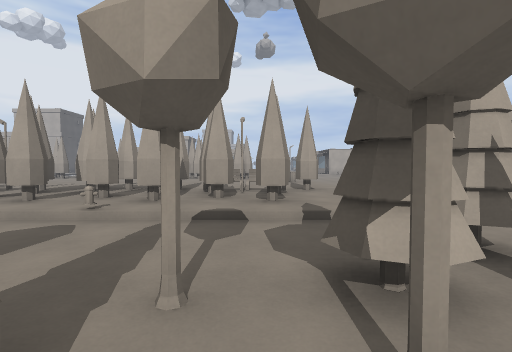
[1] (above)

24 first-person views from a walk through a level from a Godot 3-D game. The camera is 1.5 m above the floor, tilts 2° down and sees 85° across. The floor is counted in squares, 2 m on a side. Each view is taken from the middle of a square. On the plan, view 1 faces up. The plan holds only what a view shows up to about 10 squares ahead; the rest is blank. The place goes on beyond the plan. Surface patterns are stand-ins for the level's own textures.

[2]
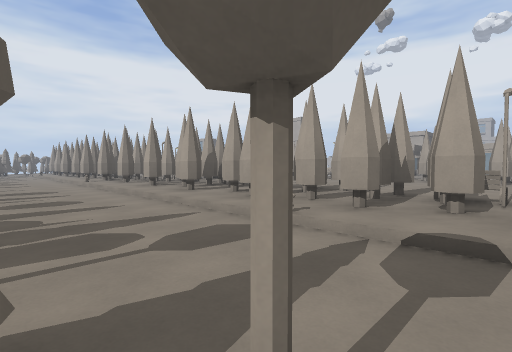

[3]
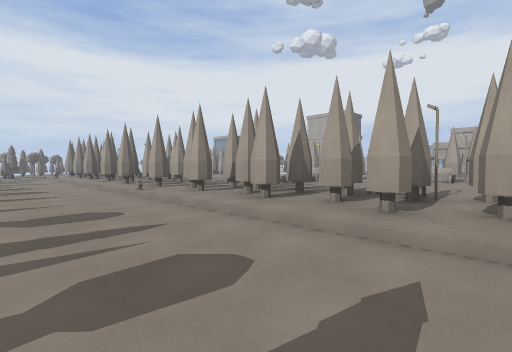

[4]
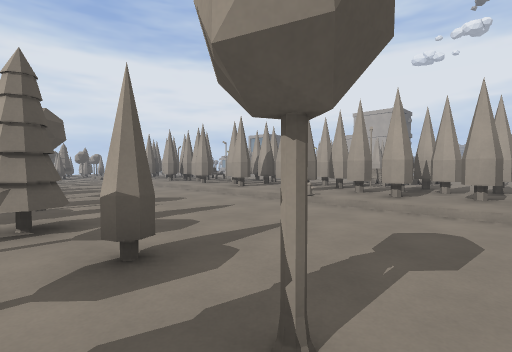

[5]
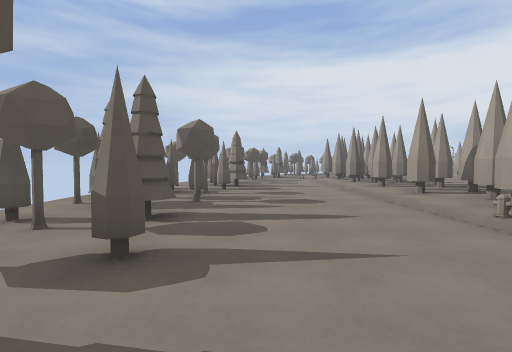

[6]
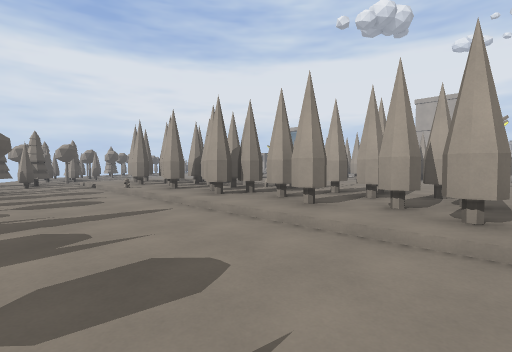

[7]
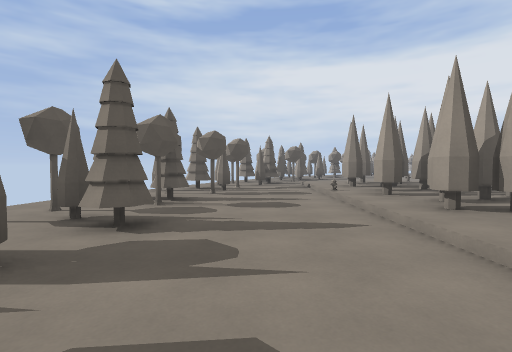

[8]
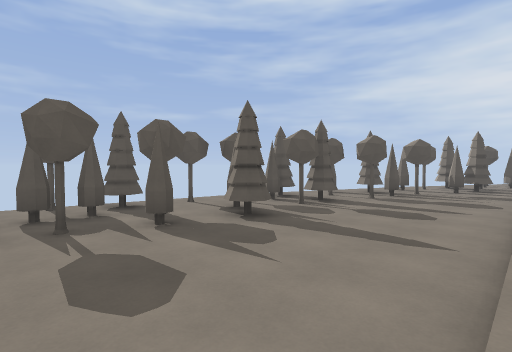

[9]
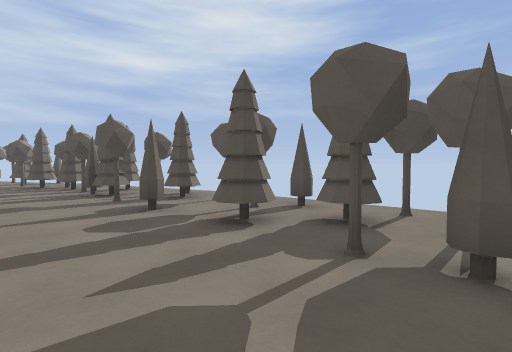

[10]
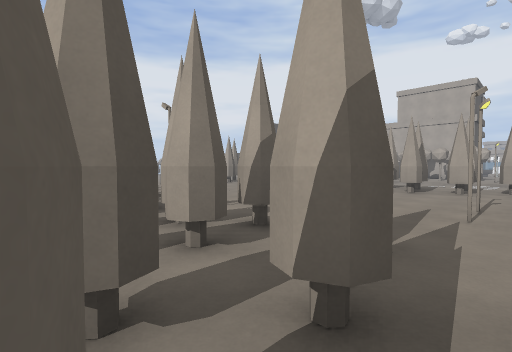

[11]
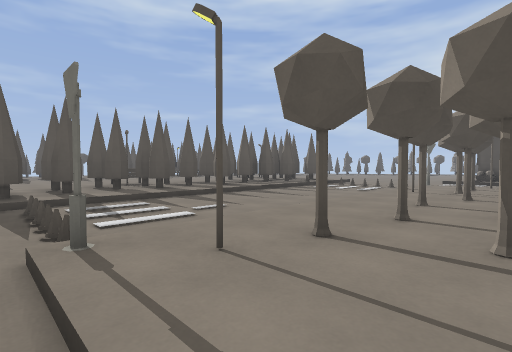

[12]
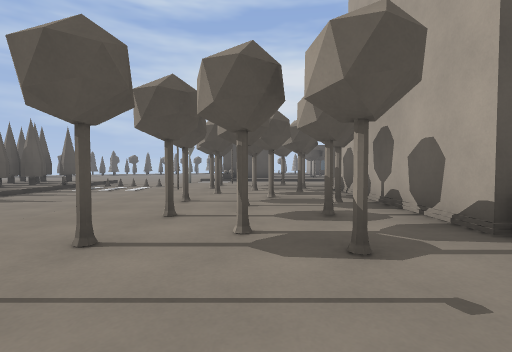

[13]
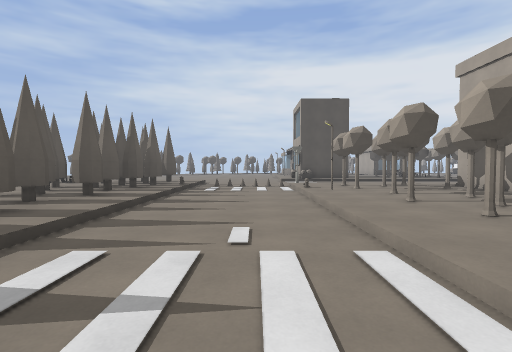

[14]
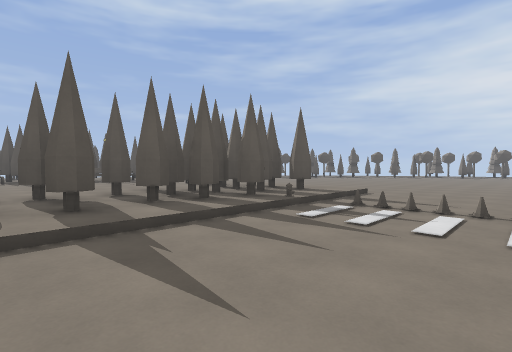

[15]
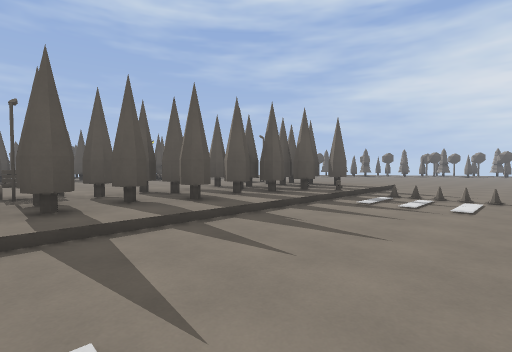

[16]
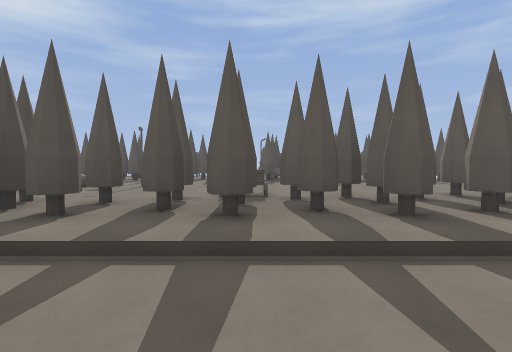

[17]
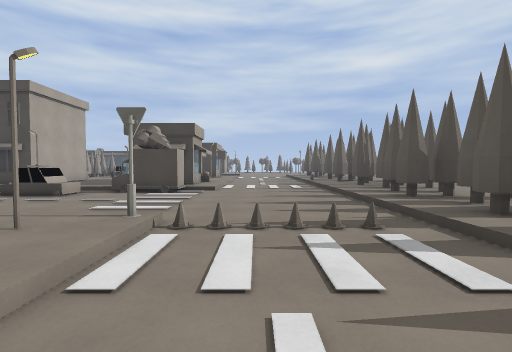

[18]
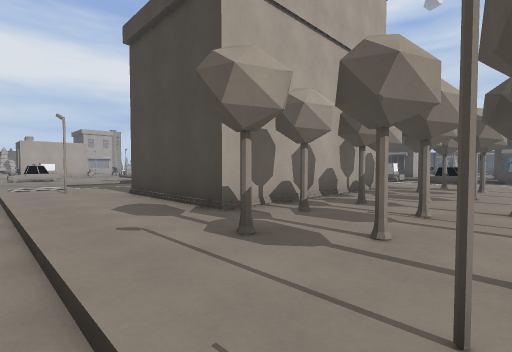

[19]
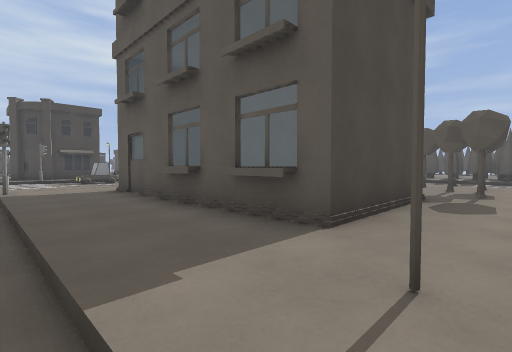

[20]
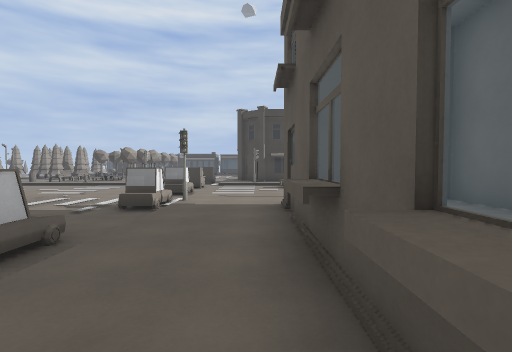

[21]
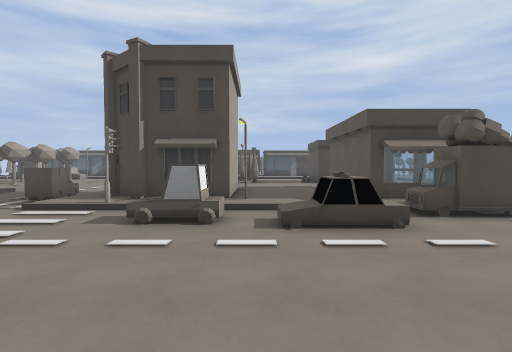

[22]
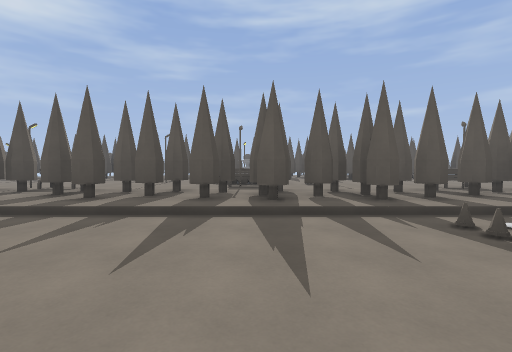

[23]
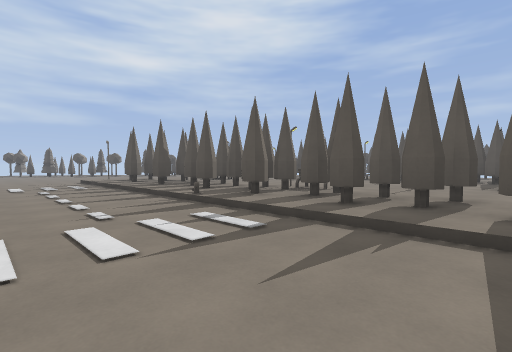

[24]
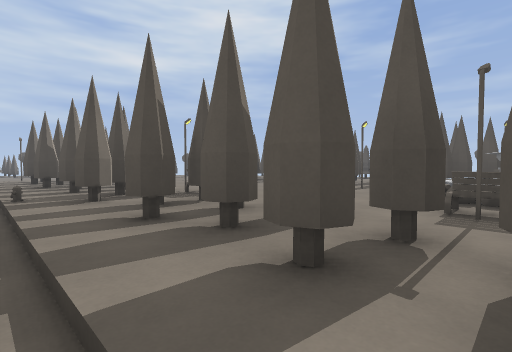

### Floor plan
Key: @ floor where view 1 was taken; # wall or solid block; x gap in a wall; . main floor; : floor 0.25 m higher than the main floor; / step, stairs or slope; = window, fence, low wall or low ledge; ^ raised ledge; T thing the floor can be seen under or through.
Columns run from 26 left of view 1 to 2 right of it. Each row starts with its distance up from view 1.
 32       ^....     .#
 31  ........^=... ...x
 30 .#:::::::::.....::x
 29 .::::::::::.....##
 28 .::######::....^:#
 27 .::#    #  ....^:###
 26 .::###### :.....#::::
 25 .::::::::::...^.:::::
 24 .::x#::#:#:...^.:::::
 23 .:::##:##::..../:####
 22 .:x::#::#::....#x###
 21  :::#:::::#..../::#
 20 .#.......................
 19 ...........................
 18 .=........=................
 17 ..........................
 16 #:##:::::::#:##:TT::::::::
 15 ##TTTTTT#:###TTTTT:#:#####
 14  #TTTTTT#::##::TTT:####  #
 13  #:T:::/:::::#:::: #:
 12  /::::::::::::::::::::
 11  :::::::::#   ^:::::::
 10  ::::::: ::: ^ ::::::: ::::
  9      ::: ::: ^^::::::::::::::
  8      ::::::::///:::::: #:::::
  7 #:## :#####x#: ##:###:######:
  6 #######:::#:##:###:::######::
  5 ##:####x#:#:##x###:#::#:#:#::
  4 ///#////////////////////=///
  3 ............................#
  2 ...........................##
  1 ###......................#.#
  0  ##.###x#xx.....#.#####   @
 -1  #.###..#....#..x.##
 -2    x..####.###x ###
 -3         ####...

Positions as (right, up) in squares from view 1, and headings:
1: (0, 0), facing up
2: (0, 1), facing up-left
3: (-5, 1), facing up-left
4: (-9, -1), facing up-left
5: (-9, 1), facing left
6: (-15, 1), facing up-left
7: (-16, 2), facing left
8: (-16, 4), facing down-left
9: (-16, 2), facing down-right
10: (-15, 5), facing up-left
11: (-15, 23), facing down-left
12: (-15, 23), facing left
13: (-15, 19), facing left
14: (-20, 20), facing down-left
15: (-18, 20), facing down-left
16: (-19, 19), facing down
17: (-19, 19), facing right
18: (-26, 22), facing up-right
19: (-25, 31), facing down-right
20: (-23, 29), facing right
21: (-16, 26), facing right
22: (-13, 21), facing down
23: (-12, 20), facing down-right
24: (-13, 17), facing down-right
